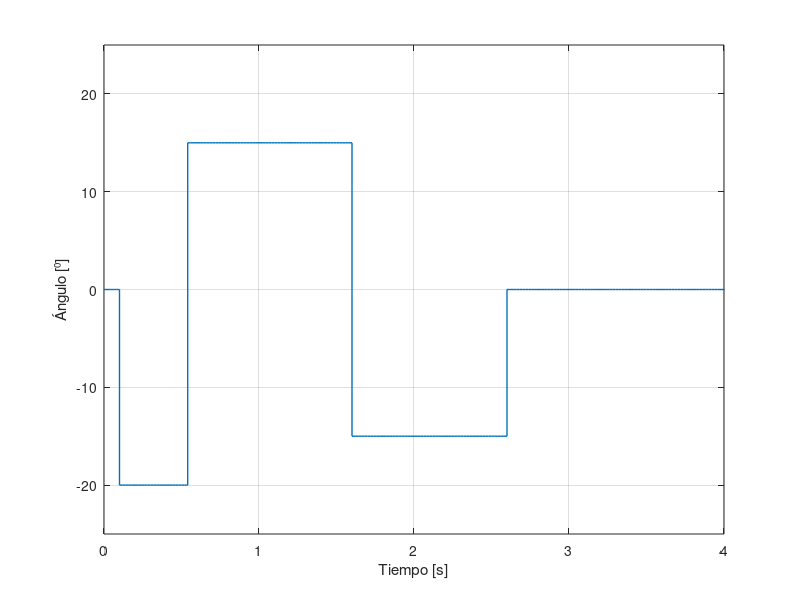
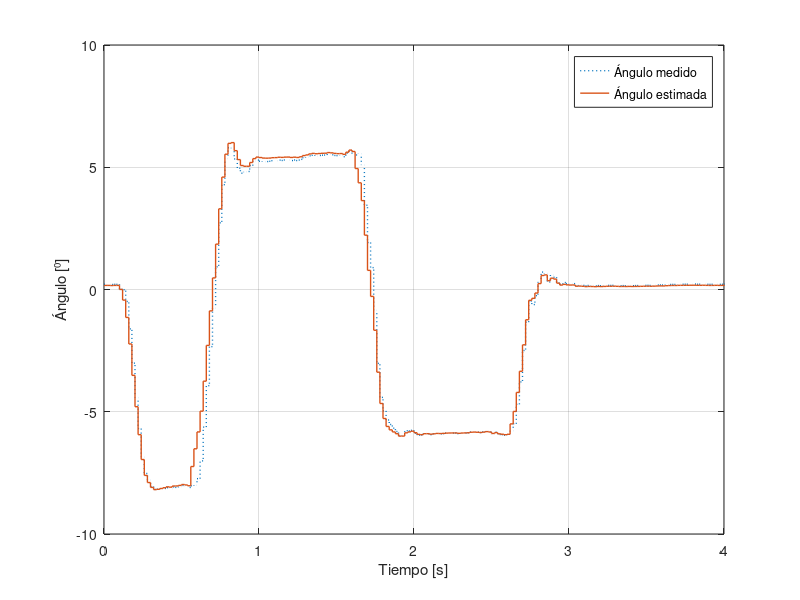
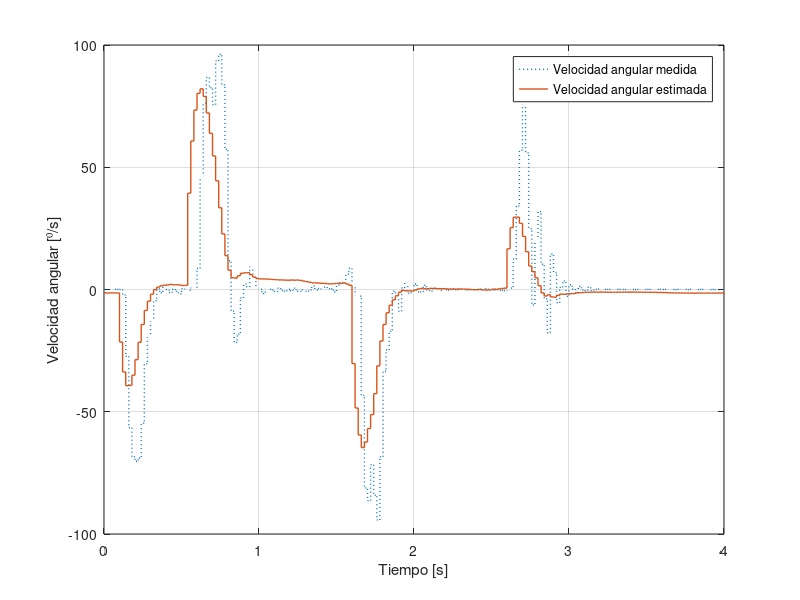
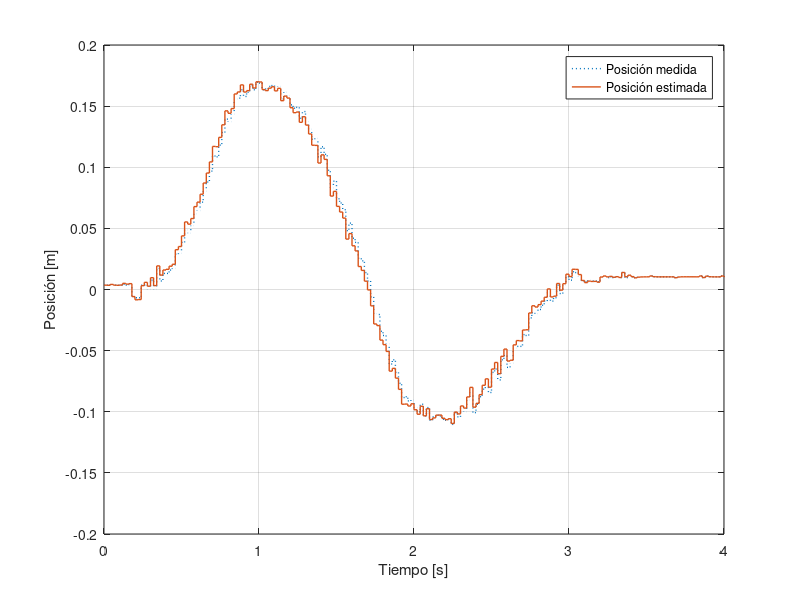

The MATLAB script that drew these images, in order:
close all; clear all; clc

##data = dlmread('output20251110-133123.csv');
data = dlmread('output20251110-140753.csv');

u = data(:, 1);
x = data(:, 2);
x_hat = data(:, 3);
v = data(:, 4);
v_hat = data(:, 5);
theta = data(:, 6);
theta_hat = data(:, 7);
omega = data(:, 8);
omega_hat = data(:, 9);

Ts = 1/50;

n = numel(u)
t = (0:n-1) * Ts;

t_max = 4

figure;
stairs(t, u, 'linewidth', 1);
xlabel('Tiempo [s]');
ylabel('Ángulo [⁰]');
xlim([0 t_max]);
ylim([-25 25])
grid;
print -deps ../informe/img/obs-input.eps

figure;
stairs(t, theta, ':', 'linewidth', 1); hold on;
stairs(t, theta_hat, 'linewidth', 1);
xlabel('Tiempo [s]');
ylabel('Ángulo [⁰]');
legend('Ángulo medido', 'Ángulo estimada');
xlim([0 t_max]);
grid;
print -deps ../informe/img/obs-theta.eps


figure;
stairs(t, omega, ':', 'linewidth', 1); hold on;
stairs(t, omega_hat, 'linewidth', 1);
xlabel('Tiempo [s]');
ylabel('Velocidad angular [⁰/s]');
legend('Velocidad angular medida', 'Velocidad angular estimada');
xlim([0 t_max]);
grid;
print -deps ../informe/img/obs-omega.eps

figure;
stairs(t, x, ':', 'linewidth', 1); hold on;
stairs(t, x_hat, 'linewidth', 1);
xlabel('Tiempo [s]');
ylabel('Posición [m]');
legend('Posición medida', 'Posición estimada');
xlim([0 t_max]);
grid;
print -deps ../informe/img/obs-pos.eps

figure;
stairs(t, v, ':', 'linewidth', 1); hold on;
stairs(t, v_hat, 'linewidth', 1);
xlabel('Tiempo [s]');
ylabel('Velocidad [m/s]');
legend('Velocidad medida', 'Velocidad estimada');
xlim([0 t_max]);
ylim([-1.5 1.5]);
grid;
print -deps ../informe/img/obs-vel.eps


